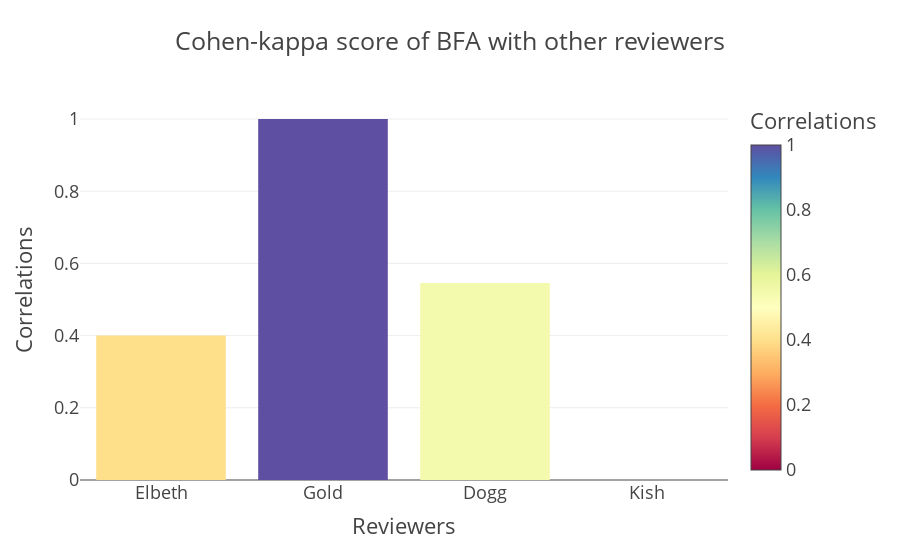

Write notebook code for a chart like this one.
### Code cell
px.bar(data_frame=df, 
      x= "Reviewers",
      y="Correlations",
      color="Correlations",
       template="presentation",
      color_continuous_scale=px.colors.diverging.Spectral,
       title="Cohen-kappa score of BFA with other reviewers",
      #width=500
      )

### Figure 1 — Plotly figure (JSON) as saved in the notebook; plotly's stock layout.template omitted (floating-point values rounded to 4 significant figures)
{"data": [{"alignmentgroup": "True", "hovertemplate": "Reviewers=%{x}<br>Correlations=%{marker.color}<extra></extra>", "legendgroup": "", "marker": {"color": [0.4, 1, 0.5455, 0], "coloraxis": "coloraxis", "pattern": {"shape": ""}}, "name": "", "offsetgroup": "", "orientation": "v", "showlegend": false, "textposition": "auto", "type": "bar", "x": ["Elbeth", "Gold", "Dogg", "Kish"], "xaxis": "x", "y": [0.4, 1, 0.5455, 0], "yaxis": "y"}], "layout": {"barmode": "relative", "coloraxis": {"colorbar": {"title": {"text": "Correlations"}}, "colorscale": [[0, "rgb(158,1,66)"], [0.1, "rgb(213,62,79)"], [0.2, "rgb(244,109,67)"], [0.3, "rgb(253,174,97)"], [0.4, "rgb(254,224,139)"], [0.5, "rgb(255,255,191)"], [0.6, "rgb(230,245,152)"], [0.7, "rgb(171,221,164)"], [0.8, "rgb(102,194,165)"], [0.9, "rgb(50,136,189)"], [1, "rgb(94,79,162)"]]}, "legend": {"tracegroupgap": 0}, "title": {"text": "Cohen-kappa score of BFA with other reviewers"}, "xaxis": {"anchor": "y", "domain": [0, 1], "title": {"text": "Reviewers"}}, "yaxis": {"anchor": "x", "domain": [0, 1], "title": {"text": "Correlations"}}}}
